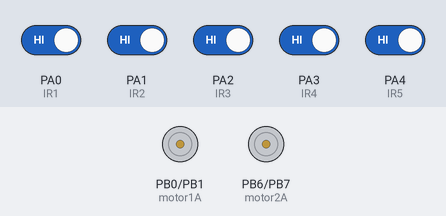
Recording of a sketch running on a simulated STM32 Blue Pill. Shown: motor-driver pin pairs drawn as motors (green arrow = first pin HIGH = forward, orange = second pin HIGH = backward, longer = more drive). The test bench sets the inputs (shaded band); at power-on: PA0 (IR1), PA1 (IR2), PA2 (IR3), PA3 (IR4), PA4 (IR5) HIGH.

Above: at 1.2 s.
1.3 s: PA0 (IR1) driven LOW and PA1 (IR2) driven LOW
At 1.7 s:
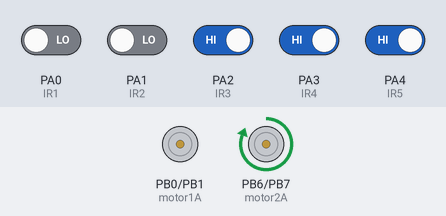
2.8 s: PA1 (IR2) driven HIGH and PA4 (IR5) driven LOW
At 4.1 s:
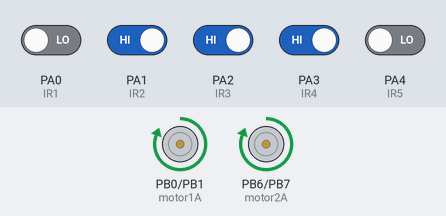
Timing chart, 0 to 5.8 s (numbered marks = the images above; inputs shaded):
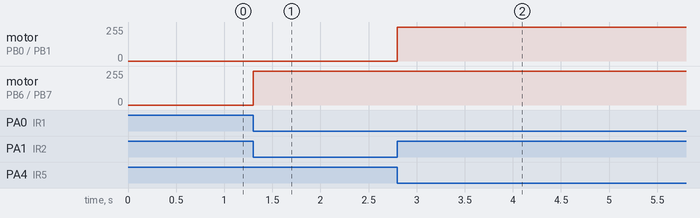

The sketch:

test.ino
```cpp
//*******************************************************************************************
// Test code file for all MCUs
// Test the codes from all branches here before finalazing into src code / main branch.
//*******************************************************************************************

// Tests: IR array of 5 sensors, motor driver, 2 motors.

// Define the pin connections for the IR sensor array
#define IR1 PA0
#define IR2 PA1
#define IR3 PA2
#define IR4 PA3
#define IR5 PA4

// Define the pin connections for the motor driver
#define motor1A PB0
#define motor1B PB1
#define motor2A PB6
#define motor2B PB7

void setup() {
  // Set up the GPIO pins for the IR sensor array as input pins with pull-up resistors
  pinMode(IR1, INPUT_PULLUP);
  pinMode(IR2, INPUT_PULLUP);
  pinMode(IR3, INPUT_PULLUP);
  pinMode(IR4, INPUT_PULLUP);
  pinMode(IR5, INPUT_PULLUP);

  // Set up the GPIO pins for the motor driver as output pins
  pinMode(motor1A, OUTPUT);
  pinMode(motor1B, OUTPUT);
  pinMode(motor2A, OUTPUT);
  pinMode(motor2B, OUTPUT);
}

void loop() {
  // Read the digital values from each IR sensor
  int ir1 = digitalRead(IR1);
  int ir2 = digitalRead(IR2);
  int ir3 = digitalRead(IR3);
  int ir4 = digitalRead(IR4);
  int ir5 = digitalRead(IR5);

  // Check the sensor readings to determine the direction of the line
  if (ir1 == LOW && ir2 == HIGH && ir3 == HIGH && ir4 == HIGH && ir5 == LOW) {
    // Line is going straight ahead
    digitalWrite(motor1A, HIGH);
    digitalWrite(motor1B, LOW);
    digitalWrite(motor2A, HIGH);
    digitalWrite(motor2B, LOW);
  } else if (ir1 == HIGH && ir2 == HIGH && ir3 == HIGH && ir4 == LOW && ir5 == LOW) {
    // Line is turning slightly to the right
    digitalWrite(motor1A, HIGH);
    digitalWrite(motor1B, LOW);
    digitalWrite(motor2A, LOW);
    digitalWrite(motor2B, LOW);
  } else if (ir1 == HIGH && ir2 == HIGH && ir3 == LOW && ir4 == LOW && ir5 == LOW) {
    // Line is turning more sharply to the right
    digitalWrite(motor1A, HIGH);
    digitalWrite(motor1B, LOW);
    digitalWrite(motor2A, LOW);
    digitalWrite(motor2B, LOW);
  } else if (ir1 == LOW && ir2 == LOW && ir3 == HIGH && ir4 == HIGH && ir5 == HIGH) {
    // Line is turning slightly to the left
    digitalWrite(motor1A, LOW);
    digitalWrite(motor1B, LOW);
    digitalWrite(motor2A, HIGH);
    digitalWrite(motor2B, LOW);
  } else if (ir1 == LOW && ir2 == LOW && ir3 == LOW && ir4 == HIGH && ir5 == HIGH) {
    // Line is turning more sharply to the left
    digitalWrite(motor1A, LOW);
    digitalWrite(motor1B, LOW);
    digitalWrite(motor2A, HIGH);
    digitalWrite(motor2B, LOW);
  } else if (ir1 == LOW && ir2 == LOW && ir3 == LOW && ir4 == LOW && ir5 == LOW) {
    // Line is lost
    digitalWrite(motor1A, LOW);
    digitalWrite(motor1B, LOW);
    digitalWrite(motor2A, LOW);
    digitalWrite(motor2B, LOW);
  }
}
```

Measured:
- after the input at 1.3 s, motor on PB6 (motor2A) / PB7 (motor2B): stopped → forward 255/255 at once
- after the input at 2.8 s, motor on PB0 (motor1A) / PB1 (motor1B): stopped → forward 255/255 at once
